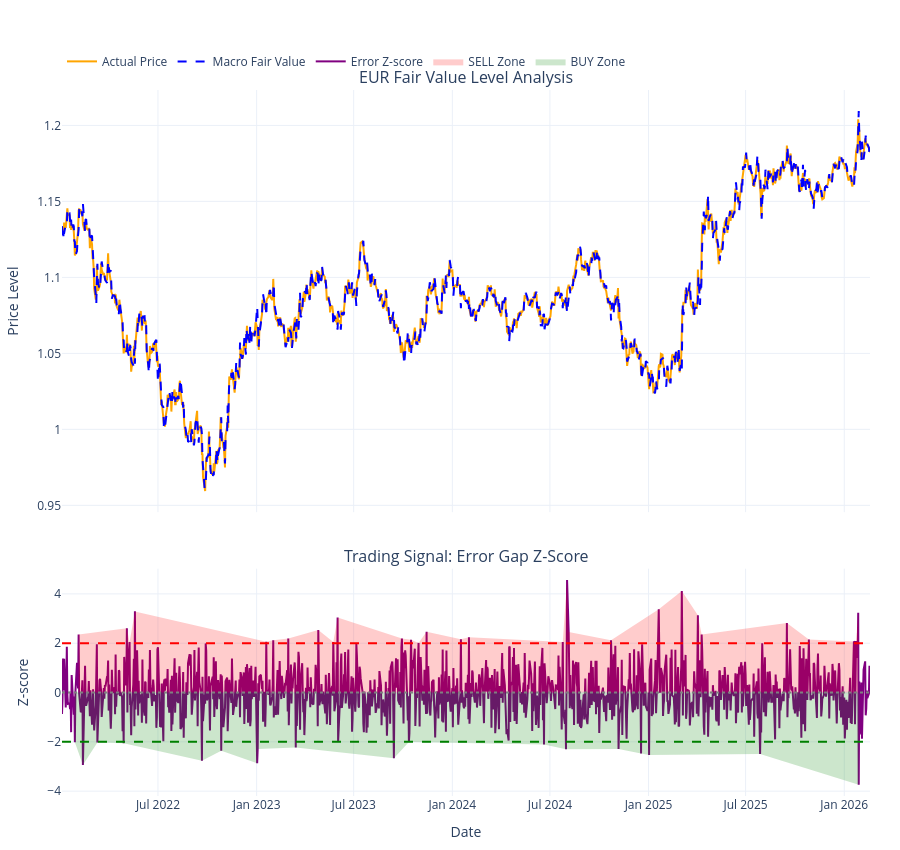

Notebook code cell kept with this figure:
### Code cell
from src.stage2_fair_value_runner import run_stage2_fair_value

res_df = run_stage2_fair_value(
    "eur",
    start_date="2022-01-01",
)
res_df.tail()

### Figure 1 — Plotly figure (JSON) as saved in the notebook; plotly's stock layout.template omitted (floating-point values rounded to 4 significant figures; data arrays with more than 128 entries replaced by an {"elided": "..."} marker saying what was removed)
{"data": [{"line": {"color": "orange", "width": 2}, "mode": "lines", "name": "Actual Price", "type": "scatter", "x": {"elided": "1078 str values"}, "xaxis": "x", "y": {"elided": "1078 float values"}, "yaxis": "y"}, {"line": {"color": "blue", "dash": "dash", "width": 2}, "mode": "lines", "name": "Macro Fair Value", "type": "scatter", "x": {"elided": "1078 str values"}, "xaxis": "x", "y": {"elided": "1078 float values"}, "yaxis": "y"}, {"line": {"color": "purple", "width": 2}, "mode": "lines", "name": "Error Z-score", "type": "scatter", "x": {"elided": "1078 str values"}, "xaxis": "x2", "y": {"elided": "1078 float values"}, "yaxis": "y2"}, {"fill": "tozeroy", "fillcolor": "rgba(255, 0, 0, 0.20)", "hoverinfo": "skip", "line": {"width": 0}, "mode": "lines", "name": "SELL Zone", "type": "scatter", "x": {"elided": "1078 str values"}, "xaxis": "x2", "y": {"elided": "1078 float values"}, "yaxis": "y2"}, {"fill": "tozeroy", "fillcolor": "rgba(0, 128, 0, 0.20)", "hoverinfo": "skip", "line": {"width": 0}, "mode": "lines", "name": "BUY Zone", "type": "scatter", "x": {"elided": "1078 str values"}, "xaxis": "x2", "y": {"elided": "1078 float values"}, "yaxis": "y2"}], "layout": {"annotations": [{"font": {"size": 16}, "showarrow": false, "text": "EUR Fair Value Level Analysis", "x": 0.5, "xanchor": "center", "xref": "paper", "y": 1, "yanchor": "bottom", "yref": "paper"}, {"font": {"size": 16}, "showarrow": false, "text": "Trading Signal: Error Gap Z-Score", "x": 0.5, "xanchor": "center", "xref": "paper", "y": 0.322, "yanchor": "bottom", "yref": "paper"}], "height": 850, "legend": {"orientation": "h", "x": 0, "xanchor": "left", "y": 1.02, "yanchor": "bottom"}, "margin": {"b": 50, "l": 60, "r": 30, "t": 90}, "shapes": [{"line": {"color": "red", "dash": "dash"}, "type": "line", "x0": 0, "x1": 1, "xref": "x2 domain", "y0": 2, "y1": 2, "yref": "y2"}, {"line": {"color": "green", "dash": "dash"}, "type": "line", "x0": 0, "x1": 1, "xref": "x2 domain", "y0": -2, "y1": -2, "yref": "y2"}, {"line": {"color": "grey", "dash": "dot"}, "type": "line", "x0": 0, "x1": 1, "xref": "x2 domain", "y0": 0, "y1": 0, "yref": "y2"}], "xaxis": {"anchor": "y", "domain": [0, 1], "matches": "x2", "showticklabels": false}, "xaxis2": {"anchor": "y2", "domain": [0, 1], "title": {"text": "Date"}}, "yaxis": {"anchor": "x", "domain": [0.402, 1], "title": {"text": "Price Level"}}, "yaxis2": {"anchor": "x2", "domain": [0, 0.322], "title": {"text": "Z-score"}}}}
